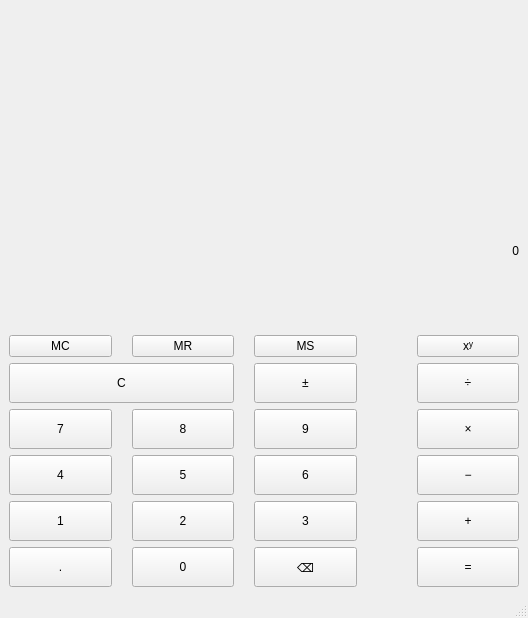
<?xml version="1.0" encoding="UTF-8"?>
<ui version="4.0">
 <class>MainWindow</class>
 <widget class="QMainWindow" name="MainWindow">
  <property name="geometry">
   <rect>
    <x>0</x>
    <y>0</y>
    <width>528</width>
    <height>618</height>
   </rect>
  </property>
  <property name="windowTitle">
   <string>MainWindow</string>
  </property>
  <widget class="QWidget" name="centralwidget">
   <layout class="QGridLayout" name="gridLayout">
    <property name="horizontalSpacing">
     <number>20</number>
    </property>
    <item row="7" column="1">
     <widget class="QPushButton" name="pb_zero">
      <property name="sizePolicy">
       <sizepolicy hsizetype="Preferred" vsizetype="Fixed">
        <horstretch>0</horstretch>
        <verstretch>0</verstretch>
       </sizepolicy>
      </property>
      <property name="minimumSize">
       <size>
        <width>0</width>
        <height>40</height>
       </size>
      </property>
      <property name="text">
       <string>0</string>
      </property>
     </widget>
    </item>
    <item row="6" column="4">
     <widget class="QPushButton" name="pb_plus">
      <property name="sizePolicy">
       <sizepolicy hsizetype="Preferred" vsizetype="Fixed">
        <horstretch>0</horstretch>
        <verstretch>0</verstretch>
       </sizepolicy>
      </property>
      <property name="minimumSize">
       <size>
        <width>0</width>
        <height>40</height>
       </size>
      </property>
      <property name="text">
       <string>+</string>
      </property>
     </widget>
    </item>
    <item row="6" column="0">
     <widget class="QPushButton" name="pb_one">
      <property name="sizePolicy">
       <sizepolicy hsizetype="Preferred" vsizetype="Fixed">
        <horstretch>0</horstretch>
        <verstretch>0</verstretch>
       </sizepolicy>
      </property>
      <property name="minimumSize">
       <size>
        <width>0</width>
        <height>40</height>
       </size>
      </property>
      <property name="text">
       <string>1</string>
      </property>
     </widget>
    </item>
    <item row="7" column="4">
     <widget class="QPushButton" name="pb_result">
      <property name="sizePolicy">
       <sizepolicy hsizetype="Preferred" vsizetype="Fixed">
        <horstretch>0</horstretch>
        <verstretch>0</verstretch>
       </sizepolicy>
      </property>
      <property name="minimumSize">
       <size>
        <width>0</width>
        <height>40</height>
       </size>
      </property>
      <property name="text">
       <string>=</string>
      </property>
     </widget>
    </item>
    <item row="6" column="2">
     <widget class="QPushButton" name="pb_three">
      <property name="sizePolicy">
       <sizepolicy hsizetype="Preferred" vsizetype="Fixed">
        <horstretch>0</horstretch>
        <verstretch>0</verstretch>
       </sizepolicy>
      </property>
      <property name="minimumSize">
       <size>
        <width>0</width>
        <height>40</height>
       </size>
      </property>
      <property name="text">
       <string>3</string>
      </property>
     </widget>
    </item>
    <item row="2" column="4">
     <widget class="QPushButton" name="pb_pow">
      <property name="sizePolicy">
       <sizepolicy hsizetype="Preferred" vsizetype="Fixed">
        <horstretch>0</horstretch>
        <verstretch>0</verstretch>
       </sizepolicy>
      </property>
      <property name="text">
       <string>xʸ</string>
      </property>
     </widget>
    </item>
    <item row="5" column="4">
     <widget class="QPushButton" name="pb_minus">
      <property name="sizePolicy">
       <sizepolicy hsizetype="Preferred" vsizetype="Fixed">
        <horstretch>0</horstretch>
        <verstretch>0</verstretch>
       </sizepolicy>
      </property>
      <property name="minimumSize">
       <size>
        <width>0</width>
        <height>40</height>
       </size>
      </property>
      <property name="text">
       <string>−</string>
      </property>
     </widget>
    </item>
    <item row="4" column="4">
     <widget class="QPushButton" name="pb_multiplication">
      <property name="sizePolicy">
       <sizepolicy hsizetype="Preferred" vsizetype="Fixed">
        <horstretch>0</horstretch>
        <verstretch>0</verstretch>
       </sizepolicy>
      </property>
      <property name="minimumSize">
       <size>
        <width>0</width>
        <height>40</height>
       </size>
      </property>
      <property name="text">
       <string>×</string>
      </property>
     </widget>
    </item>
    <item row="4" column="0">
     <widget class="QPushButton" name="pb_seven">
      <property name="sizePolicy">
       <sizepolicy hsizetype="Preferred" vsizetype="Fixed">
        <horstretch>0</horstretch>
        <verstretch>0</verstretch>
       </sizepolicy>
      </property>
      <property name="minimumSize">
       <size>
        <width>0</width>
        <height>40</height>
       </size>
      </property>
      <property name="text">
       <string>7</string>
      </property>
     </widget>
    </item>
    <item row="4" column="2">
     <widget class="QPushButton" name="pb_nine">
      <property name="sizePolicy">
       <sizepolicy hsizetype="Preferred" vsizetype="Fixed">
        <horstretch>0</horstretch>
        <verstretch>0</verstretch>
       </sizepolicy>
      </property>
      <property name="minimumSize">
       <size>
        <width>0</width>
        <height>40</height>
       </size>
      </property>
      <property name="text">
       <string>9</string>
      </property>
     </widget>
    </item>
    <item row="2" column="2">
     <widget class="QPushButton" name="pb_memory_save">
      <property name="sizePolicy">
       <sizepolicy hsizetype="Preferred" vsizetype="Fixed">
        <horstretch>0</horstretch>
        <verstretch>0</verstretch>
       </sizepolicy>
      </property>
      <property name="text">
       <string>MS</string>
      </property>
     </widget>
    </item>
    <item row="6" column="1">
     <widget class="QPushButton" name="pb_two">
      <property name="sizePolicy">
       <sizepolicy hsizetype="Preferred" vsizetype="Fixed">
        <horstretch>0</horstretch>
        <verstretch>0</verstretch>
       </sizepolicy>
      </property>
      <property name="minimumSize">
       <size>
        <width>0</width>
        <height>40</height>
       </size>
      </property>
      <property name="text">
       <string>2</string>
      </property>
     </widget>
    </item>
    <item row="2" column="0">
     <widget class="QPushButton" name="pb_memory_clean">
      <property name="sizePolicy">
       <sizepolicy hsizetype="Preferred" vsizetype="Fixed">
        <horstretch>0</horstretch>
        <verstretch>0</verstretch>
       </sizepolicy>
      </property>
      <property name="text">
       <string>MC</string>
      </property>
     </widget>
    </item>
    <item row="2" column="1">
     <widget class="QPushButton" name="pb_memory_output">
      <property name="sizePolicy">
       <sizepolicy hsizetype="Preferred" vsizetype="Fixed">
        <horstretch>0</horstretch>
        <verstretch>0</verstretch>
       </sizepolicy>
      </property>
      <property name="text">
       <string>MR</string>
      </property>
     </widget>
    </item>
    <item row="4" column="1">
     <widget class="QPushButton" name="pb_eight">
      <property name="sizePolicy">
       <sizepolicy hsizetype="Preferred" vsizetype="Fixed">
        <horstretch>0</horstretch>
        <verstretch>0</verstretch>
       </sizepolicy>
      </property>
      <property name="minimumSize">
       <size>
        <width>0</width>
        <height>40</height>
       </size>
      </property>
      <property name="text">
       <string>8</string>
      </property>
     </widget>
    </item>
    <item row="1" column="0" colspan="5">
     <layout class="QHBoxLayout" name="horizontalLayout">
      <item>
       <widget class="QLabel" name="l_memory">
        <property name="text">
         <string/>
        </property>
       </widget>
      </item>
      <item>
       <widget class="QLabel" name="l_result">
        <property name="text">
         <string>0</string>
        </property>
        <property name="alignment">
         <set>Qt::AlignRight|Qt::AlignTrailing|Qt::AlignVCenter</set>
        </property>
       </widget>
      </item>
     </layout>
    </item>
    <item row="7" column="2">
     <widget class="QPushButton" name="pb_backspace">
      <property name="sizePolicy">
       <sizepolicy hsizetype="Preferred" vsizetype="Fixed">
        <horstretch>0</horstretch>
        <verstretch>0</verstretch>
       </sizepolicy>
      </property>
      <property name="minimumSize">
       <size>
        <width>0</width>
        <height>40</height>
       </size>
      </property>
      <property name="text">
       <string>⌫</string>
      </property>
     </widget>
    </item>
    <item row="5" column="0">
     <widget class="QPushButton" name="pb_four">
      <property name="sizePolicy">
       <sizepolicy hsizetype="Preferred" vsizetype="Fixed">
        <horstretch>0</horstretch>
        <verstretch>0</verstretch>
       </sizepolicy>
      </property>
      <property name="minimumSize">
       <size>
        <width>0</width>
        <height>40</height>
       </size>
      </property>
      <property name="text">
       <string>4</string>
      </property>
     </widget>
    </item>
    <item row="3" column="2">
     <widget class="QPushButton" name="pb_plus_minus">
      <property name="sizePolicy">
       <sizepolicy hsizetype="Preferred" vsizetype="Fixed">
        <horstretch>0</horstretch>
        <verstretch>0</verstretch>
       </sizepolicy>
      </property>
      <property name="minimumSize">
       <size>
        <width>0</width>
        <height>40</height>
       </size>
      </property>
      <property name="text">
       <string>±</string>
      </property>
     </widget>
    </item>
    <item row="5" column="1">
     <widget class="QPushButton" name="pb_five">
      <property name="sizePolicy">
       <sizepolicy hsizetype="Preferred" vsizetype="Fixed">
        <horstretch>0</horstretch>
        <verstretch>0</verstretch>
       </sizepolicy>
      </property>
      <property name="minimumSize">
       <size>
        <width>0</width>
        <height>40</height>
       </size>
      </property>
      <property name="text">
       <string>5</string>
      </property>
     </widget>
    </item>
    <item row="5" column="2">
     <widget class="QPushButton" name="pb_six">
      <property name="sizePolicy">
       <sizepolicy hsizetype="Preferred" vsizetype="Fixed">
        <horstretch>0</horstretch>
        <verstretch>0</verstretch>
       </sizepolicy>
      </property>
      <property name="minimumSize">
       <size>
        <width>0</width>
        <height>40</height>
       </size>
      </property>
      <property name="text">
       <string>6</string>
      </property>
     </widget>
    </item>
    <item row="3" column="4">
     <widget class="QPushButton" name="pb_division">
      <property name="sizePolicy">
       <sizepolicy hsizetype="Preferred" vsizetype="Fixed">
        <horstretch>0</horstretch>
        <verstretch>0</verstretch>
       </sizepolicy>
      </property>
      <property name="minimumSize">
       <size>
        <width>0</width>
        <height>40</height>
       </size>
      </property>
      <property name="text">
       <string>÷</string>
      </property>
     </widget>
    </item>
    <item row="0" column="0" colspan="5">
     <widget class="QLabel" name="l_formula">
      <property name="text">
       <string/>
      </property>
      <property name="alignment">
       <set>Qt::AlignRight|Qt::AlignTrailing|Qt::AlignVCenter</set>
      </property>
     </widget>
    </item>
    <item row="7" column="0">
     <widget class="QPushButton" name="pb_point">
      <property name="sizePolicy">
       <sizepolicy hsizetype="Preferred" vsizetype="Fixed">
        <horstretch>0</horstretch>
        <verstretch>0</verstretch>
       </sizepolicy>
      </property>
      <property name="minimumSize">
       <size>
        <width>0</width>
        <height>40</height>
       </size>
      </property>
      <property name="text">
       <string>.</string>
      </property>
     </widget>
    </item>
    <item row="3" column="0" colspan="2">
     <widget class="QPushButton" name="pb_clear">
      <property name="sizePolicy">
       <sizepolicy hsizetype="Preferred" vsizetype="Fixed">
        <horstretch>0</horstretch>
        <verstretch>0</verstretch>
       </sizepolicy>
      </property>
      <property name="minimumSize">
       <size>
        <width>0</width>
        <height>40</height>
       </size>
      </property>
      <property name="text">
       <string>C</string>
      </property>
     </widget>
    </item>
    <item row="2" column="3">
     <widget class="QLabel" name="label_4">
      <property name="sizePolicy">
       <sizepolicy hsizetype="Fixed" vsizetype="Preferred">
        <horstretch>0</horstretch>
        <verstretch>0</verstretch>
       </sizepolicy>
      </property>
      <property name="minimumSize">
       <size>
        <width>20</width>
        <height>0</height>
       </size>
      </property>
      <property name="maximumSize">
       <size>
        <width>20</width>
        <height>16777215</height>
       </size>
      </property>
      <property name="text">
       <string/>
      </property>
     </widget>
    </item>
   </layout>
  </widget>
  <widget class="QMenuBar" name="menubar">
   <property name="geometry">
    <rect>
     <x>0</x>
     <y>0</y>
     <width>528</width>
     <height>21</height>
    </rect>
   </property>
  </widget>
  <widget class="QStatusBar" name="statusbar"/>
 </widget>
 <resources/>
 <connections/>
</ui>
